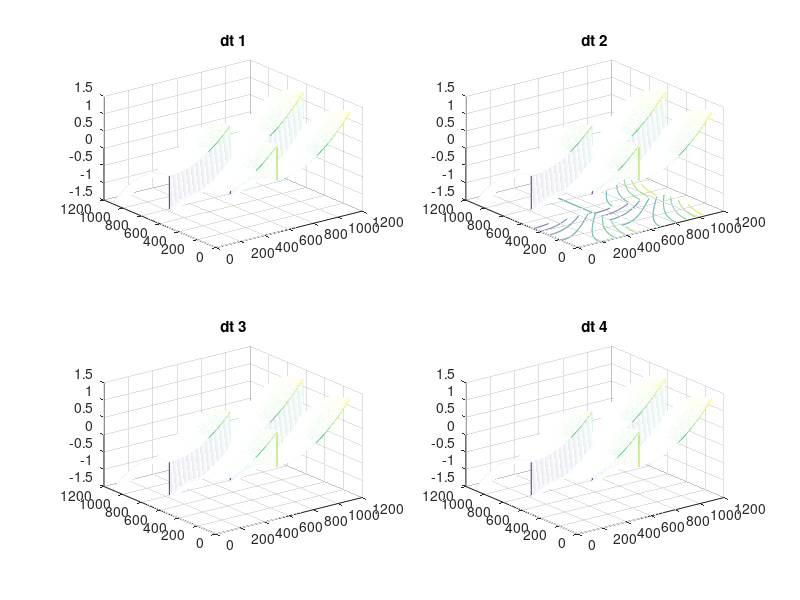

Recreate this plot in MATLAB.
%4.15
clc

a = input('nhap a=');
b = input('nhap b=');
[x, y] = meshgrid([0:0.01:5, 0:0.01:6]);
z = (x.^2/(a^2)) - (y.^2/(b^2));
subplot(2,2,1); mesh(z); title('dt 1');
subplot(2,2,2); meshc(z); title('dt 2');
subplot(2,2,3); mesh(z); title('dt 3');
subplot(2,2,4); mesh(z); title('dt 4');
